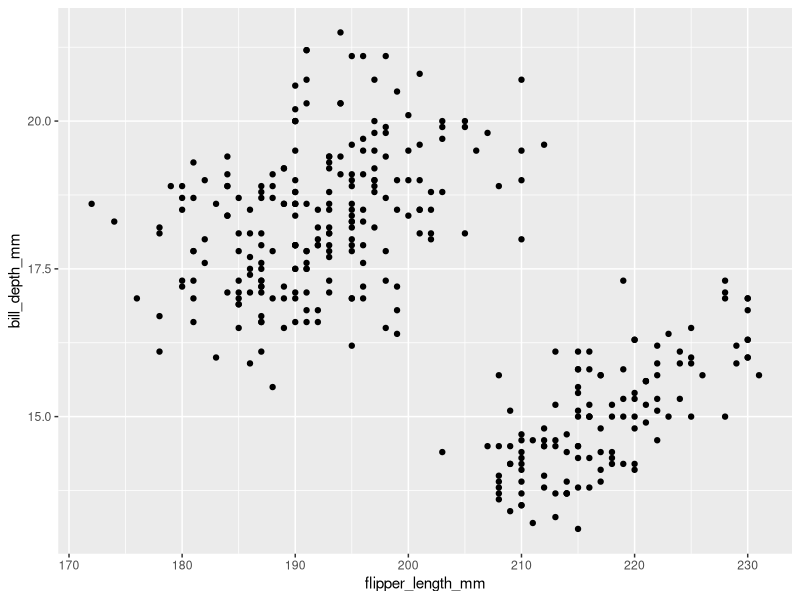

The R source for this figure:
library(tidyverse)
library(palmerpenguins)
library(ggthemes)

#r4ds2e 1.2.5
#How many rows are in penguins? How many columns?
# 344 rows, 8 columns
penguins


#add data to the plot with geoms
ggplot(
  data = penguins,
  mapping = aes(x = flipper_length_mm, y = bill_depth_mm)
) +
  geom_point(na.rm = TRUE)